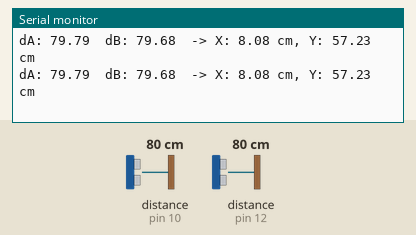
The program below on a simulated Arduino Uno, built with avr-gcc and run on an emulated ATmega328P. Shown: the last lines printed to the serial monitor. Wiring (inferred from the names in the program): 2 × ultrasonic range finder: trigger pin 9, echo pin 10 / trigger pin 11, echo pin 12. The inputs (shaded band) are chosen by the test bench; at power-on: distance to the obstacle (sensors on pin 10, pin 12) 80 cm. The echo pulse lasts 58.3 µs per cm.

Above: at 1.2 s.
1.3 s: distance to the obstacle (sensor on pin 10) set to 2 cm
At 1.47 s:
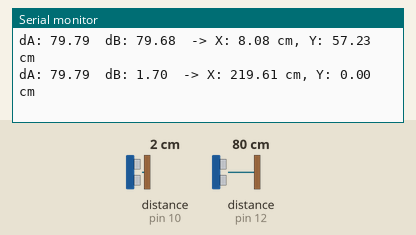
4.3 s: distance to the obstacle (sensor on pin 12) set to 2 cm
At 4.39 s:
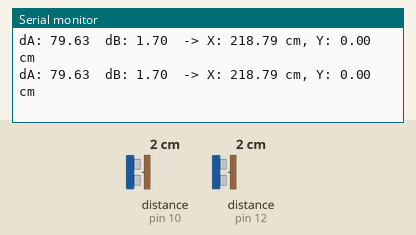
7.3 s: distance to the obstacle (sensor on pin 10) set to 60 cm
At 7.41 s:
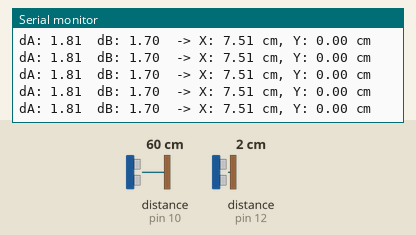
10.3 s: distance to the obstacle (sensor on pin 12) set to 4 cm
At 10.4 s:
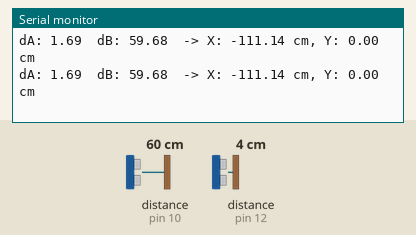
13.3 s: distance to the obstacle (sensor on pin 12) set to 9 cm
At 13.4 s:
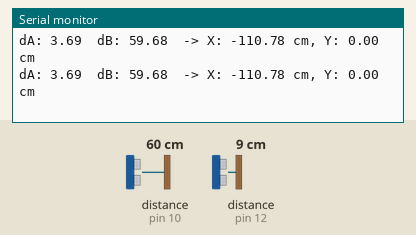
16.3 s: distance to the obstacle (sensor on pin 10) set to 18 cm
At 16.41 s:
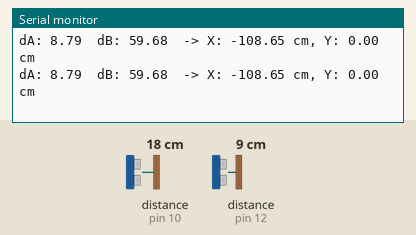
Timing chart, 0 to 19.3 s (numbered marks = the images above; inputs shaded):
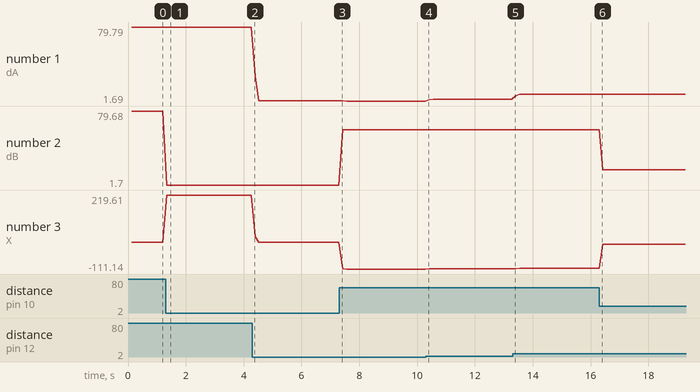

The program:

main.cpp
```cpp
#include <Arduino.h>
#include "triangulation.h"
#include "above.h"

void setup() {
    aboveSetup();   // calls the code in above.cpp
}

void loop() {
    aboveLoop();    // runs every cycle
}


//void setup() {
//    triangulationSetup();
//}

//void loop() {
//    triangulationLoop();
//}
```

above.h
```cpp
#pragma once

void aboveSetup();
void aboveLoop();
```

kalman.h
```cpp
#pragma once

extern float xKF, yKF, vxKF, vyKF;


void kalman2D(float &x, float &y);
```

triangulation.h
```cpp
#pragma once

void triangulationSetup();
void triangulationLoop();
```

above.cpp
```cpp
//2 srh04 at 00 and 0D

#include <Arduino.h>
#include "config.h"
#include "kalman.h"

// raw ultrasonic distance (cm)
float measureRaw(int trig, int echo) {
    digitalWrite(trig, LOW); delayMicroseconds(2);
    digitalWrite(trig, HIGH); delayMicroseconds(10);
    digitalWrite(trig, LOW);

    long dur = pulseIn(echo, HIGH);
    return dur * 0.0343f / 2.0f;
}

float measureAvg(int trig, int echo, int N) {
    float s = 0;
    for (int i = 0; i < N; i++) {
        s += measureRaw(trig, echo);
        delay(10);
    }
    return s / N;
}

void aboveSetup() {
    pinMode(trigA, OUTPUT);
    pinMode(echoA, INPUT);
    pinMode(trigB, OUTPUT);
    pinMode(echoB, INPUT);

    Serial.begin(9600);
}

void aboveLoop() {

    float dA = measureAvg(trigA, echoA, avgN);
    delay(40);
    float dB = measureAvg(trigB, echoB, avgN);

    float x = (dA*dA - dB*dB + D*D) / (2.0f * D);

    float y2 = dA*dA - h*h - x*x;
    float y  = (y2 > 0.0f) ? sqrtf(y2) : 0.0f;

    if (useKalman) kalman2D(x, y);

    Serial.print("dA: ");
    Serial.print(dA);
    Serial.print("  dB: ");
    Serial.print(dB);
    Serial.print("  -> X: ");
    Serial.print(x);
    Serial.print(" cm, Y: ");
    Serial.print(y);
    Serial.println(" cm");

    delay(20);
}
```

bistatic_not_use.cpp
```cpp
//1TX, in object plane, not usable!

#include <Arduino.h>
#include "config.h"
#include "kalman.h"

// measure total TOF for (TX → object → echo)
float measureAvgTOF(int trig, int echo, int N) {
    float s = 0;
    for (int i = 0; i < N; i++) {
        digitalWrite(trig, LOW); delayMicroseconds(2);
        digitalWrite(trig, HIGH); delayMicroseconds(10);
        digitalWrite(trig, LOW);

        long dur = pulseIn(echo, HIGH);
        s += (float)dur;
        delay(10);
    }
    return s / N;
}

void bistaticSetup() {
    pinMode(trigTX, OUTPUT);
    pinMode(echoA, INPUT);
    pinMode(echoB, INPUT);

    Serial.begin(9600);
}

void bistaticLoop() {

    float tofA = measureAvgTOF(trigTX, echoA, 3);
    float tofB = measureAvgTOF(trigTX, echoB, 3);

    float LA = v * tofA;   // mm
    float LB = v * tofB;   // mm

    float rA = 0.5f * LA;            // object→A (mm)
    float rB = LB - rA;              // object→B (mm)
    if (rA < 0 || rB < 0) return;

    float x = (rA*rA - rB*rB + D*D) / (2.0f * D);
    float y2 = rA*rA - x*x;
    float y  = (y2 > 0.0f) ? sqrtf(y2) : 0.0f;

    if (useKalman) kalman2D(x, y);

    Serial.print("B-mode  X=");
    Serial.print(x);
    Serial.print("  Y=");
    Serial.println(y);

    delay(30);
}
```

kalman.cpp
```cpp
#include <Arduino.h>
#include "kalman.h"

float xKF = 0, yKF = 0;
float vxKF = 0, vyKF = 0;


float R = 4.0;
float Q = 0.1;

void kalman2D(float &x, float &y){
    float K = Q / (Q + R);

    xKF += vxKF;
    yKF += vyKF;

    xKF += K * (x - xKF);
    yKF += K * (y - yKF);

    x = xKF;
    y = yKF;
}
```

triangulation.cpp
```cpp
#include <Arduino.h>
#include "config.h"
#include "triangulation.h"

//
// measure distance for one HC-SR04 (cm)
static float measure(int trig, int echo) {
    digitalWrite(trig, LOW);
    delayMicroseconds(2);
    digitalWrite(trig, HIGH);
    delayMicroseconds(10);
    digitalWrite(trig, LOW);


    unsigned long duration = pulseIn(echo, HIGH, 30000); // µs, timeout ≈5 m
    if (duration == 0) return NAN;       // no echo


    float distance = duration * v / 2.0f; // cm but duraiton in us!
    return distance;
}

// call from main.cpp: setup()
void triangulationSetup() {
    Serial.begin(9600);

    pinMode(trigA, OUTPUT);
    pinMode(echoA, INPUT);

    pinMode(trigB, OUTPUT);
    pinMode(echoB, INPUT);
}

// call from main.cpp: loop()
void triangulationLoop() {
    float dA = measure(trigA, echoA);
    float dB = measure(trigB, echoB);

    // Triangulation (sensors at (0,0) and (D,0))
    float x = (dA*dA - dB*dB + D*D) / (2.0f * D);
    float y = sqrtf(max(0.0f, dA*dA - x*x));

    Serial.print("dA: ");
    Serial.print(dA);
    Serial.print("  dB: ");
    Serial.print(dB);
    Serial.print("  -> X: ");
    Serial.print(x);
    Serial.print(" cm, Y: ");
    Serial.print(y);
    Serial.println(" cm");

    delay(100);
}
```

config.h
```cpp
#pragma once
#include <Arduino.h>

// geometry (cm)
extern const float D;            // sensor spacing
extern const float h;            // sensor height

// pins
extern const int trigA, echoA;
extern const int trigB, echoB;
extern const int trigTX;         // if you use the bistatic mode

// measurement
extern int   avgN;
extern const float v;  // for bistatic TOF

// options
extern bool useKalman;
```

config.cpp
```cpp
#include "config.h"

const float D           = 15.0f;     // 15 cm
const float h           = 55.0f;     // 30 cm
const int   trigA       = 11;     //first sensor sits lift
const int   echoA       = 12;
const int   trigB       = 9;     //second sensor sits right
const int   echoB       = 10;


int         avgN        = 3;
const float v           = 0.0343f;    // ~343 m/s = 0.0343 cm/us

bool        useKalman   = false;
```

Measured:
- after the input at 1.3 s, the serial monitor: prints a new line at once (image 1)
- plotted number 1: 79.79 → 79.63 after the input at 1.3 s, 79.63 → 1.81 after the input at 4.3 s, 1.81 → 1.69 after the input at 7.3 s, 1.69 → 3.69 after the input at 10.3 s, 3.69 → 8.79 after the input at 13.3 s
- plotted number 2: 79.68 → 1.7 after the input at 1.3 s, 1.7 → 59.68 after the input at 7.3 s, 59.68 → 17.69 after the input at 16.3 s
- plotted number 3: 8.08 → 218.79 after the input at 1.3 s, 218.79 → 7.51 after the input at 4.3 s, 7.51 → -111.14 after the input at 7.3 s, -111.14 → -110.78 after the input at 10.3 s, -110.78 → -108.65 after the input at 13.3 s
